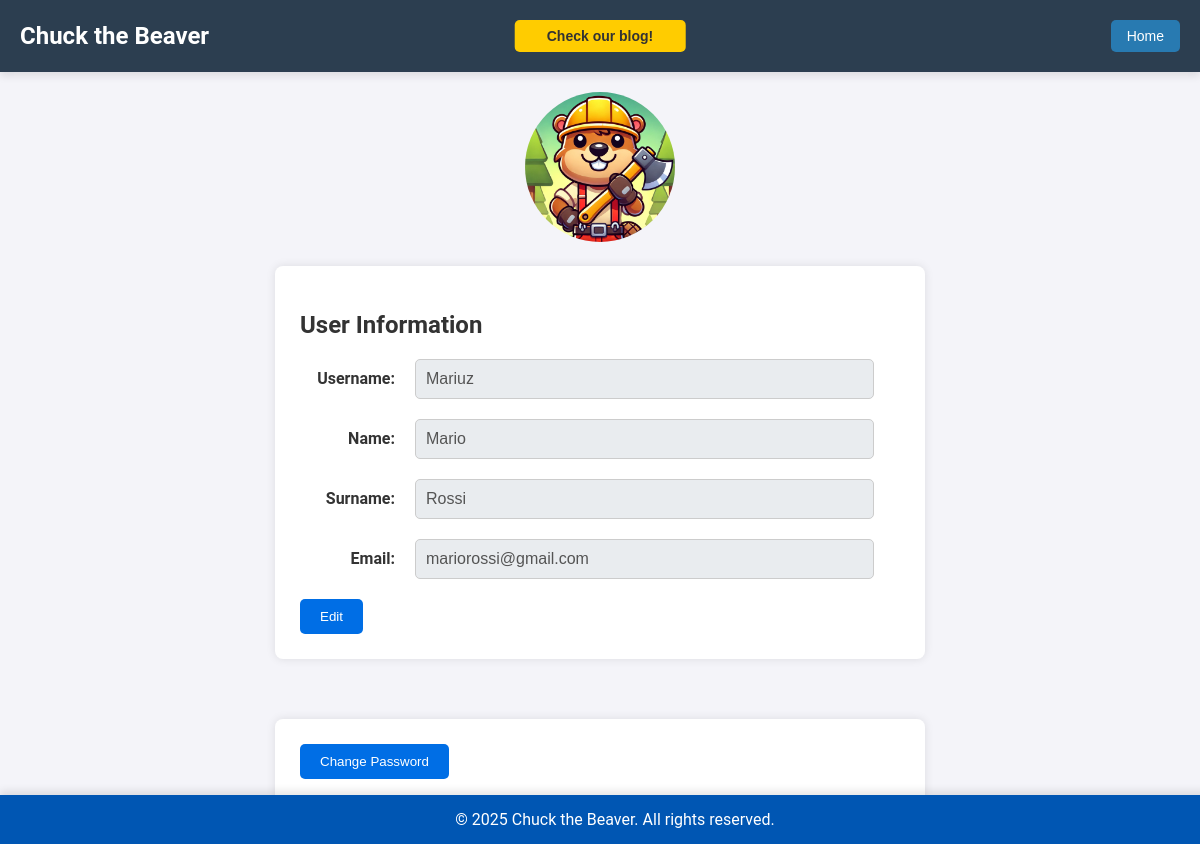
/formModifica.php (signed in), run on the app's committed database.
### tables this page shows
CREATE TABLE `users` (
  `email` varchar(254) NOT NULL,
  `firstname` varchar(50) NOT NULL,
  `lastname` varchar(50) NOT NULL,
  `username` varchar(50) DEFAULT NULL,
  `admin` tinyint(1) NOT NULL DEFAULT 0,
  `password` char(60) NOT NULL
);

### database/get_user_info.php (called while the page is built, shortened)
<?php
include("connessioneDB.php");
$email = $_SESSION["email"];
try {
    $query = "SELECT username, firstname, lastname, email FROM users WHERE email = :email";
    $stmt = $conn->prepare($query);
    $stmt->bindParam(':email', $email, PDO::PARAM_STR);
    $stmt->execute();
    if ($stmt->rowCount() === 0) {
        echo "No user found";
        $first = $last = $email = "";
    } else {
        $row = $stmt->fetch();
        $first = htmlspecialchars($row["firstname"], ENT_QUOTES, 'UTF-8');
        $last = htmlspecialchars($row["lastname"], ENT_QUOTES, 'UTF-8');
        $email = htmlspecialchars($row["email"], ENT_QUOTES, 'UTF-8');
        $username = htmlspecialchars( $row["username"], ENT_QUOTES, 'UTF-8');
    }
} catch (PDOException $e) {
    error_log("Database error: " . $e->getMessage());
    exit("Something went wrong, visit us later");
}
?>

### formModifica.php (the view, shortened to what this page needs)
<!DOCTYPE html>
<html lang="en">
<head>
    <link rel="stylesheet" href="css/formModifica.css">
    <link rel="stylesheet" href="css/loader.css">
</head>
<body>
    <?php
        require_once 'header.php';
        require_once 'database/get_user_info.php';
    ?>
    <div class="container">
        <div class="profile-image-wrapper">
            <img src="images/profilePicture.png" alt="User Icon" title="User Icon" id="profileImage" class="mainImage">
        </div>
        <div class="user-info">
            <h2>User Information</h2>
            <form id="userForm">
            <div class="form-group">
                <label for="username">Username:</label>
                <input type="text" id="username" name="username" placeholder="Username"
                    value="<?php echo htmlspecialchars($username, ENT_QUOTES); ?>" disabled required>
            </div>
            <div class="form-group">
                <label for="firstname">Name:</label>
                <input type="text" id="firstname" name="firstname" placeholder="Name"
                    value="<?php echo htmlspecialchars($first, ENT_QUOTES); ?>" disabled required>
            </div>
            <div class="form-group">
                <label for="lastname">Surname:</label>
                <input type="text" id="lastname" name="lastname" placeholder="Surname"
                    value="<?php echo htmlspecialchars($last, ENT_QUOTES); ?>" disabled required>
            </div>
            <div class="form-group">
                <label for="email">Email:</label>
                <input type="email" id="email" name="email" placeholder="Email"
                    value="<?php echo htmlspecialchars($email, ENT_QUOTES); ?>" disabled required>
            </div>
                <div class="buttons">
                    <button id="editProfile" type="button">Edit</button>
                </div>
            </form>
        </div>
        <div class="password-section">
            <button id="editPassword">Change Password</button>
            </div>
        </div>
        <?php require 'footer.php'; ?>
    </body>
</html>

### css/formModifica.css (style rules this page uses)
.container { display: flex; flex-direction: column; align-items: center; gap: 20px; margin-top: 20px; }
.mainImage { width: 150px; border-radius: 50%; transition: transform 0.3s ease, box-shadow 0.3s ease; cursor: pointer; }
.user-info, .password-section { max-width: 600px; width: 100%; background: #fff; padding: 25px; border-radius: 8px; box-shadow: 0 0 10px rgba(0, 0, 0, 0.1); margin-bottom: 40px; }
h2 { margin-bottom: 20px; position: sticky; top: 0; background: #fff; z-index: 1; }
.form-group { display: grid; grid-template-columns: 100px 1fr; gap: 15px; margin-bottom: 20px; align-items: center; }
.form-group label { text-align: right; font-weight: bold; color: #333; white-space: nowrap; padding-right: 5px; }
.form-group input { padding: 10px; padding-left: 10px; border: 1px solid #ccc; border-radius: 5px; font-size: 16px; width: 90%; }
input:disabled { background-color: #e9ecef; }
.buttons { display: flex; gap: 10px; }
button { padding: 10px 20px; border: none; border-radius: 5px; cursor: pointer; color: #fff; }
#editProfile, #saveProfile, #editPassword { background-color: #006ee5; }
.profile-image-wrapper { position: relative; display: inline-block; }

### css/header.css (style rules this page uses)
body { font-family: 'Roboto', sans-serif; margin: 0; padding: 0; background-color: #f4f4f9; color: #333; }

### data on the page
users: username "Mariuz", firstname "Mario", lastname "Rossi", email "mariorossi@gmail.com"
